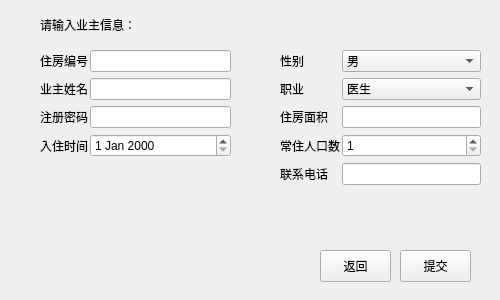
<?xml version="1.0" encoding="UTF-8"?>
<ui version="4.0">
 <class>MainWindow</class>
 <widget class="QMainWindow" name="MainWindow">
  <property name="geometry">
   <rect>
    <x>0</x>
    <y>0</y>
    <width>500</width>
    <height>300</height>
   </rect>
  </property>
  <property name="minimumSize">
   <size>
    <width>500</width>
    <height>300</height>
   </size>
  </property>
  <property name="maximumSize">
   <size>
    <width>500</width>
    <height>300</height>
   </size>
  </property>
  <property name="windowTitle">
   <string>MainWindow</string>
  </property>
  <widget class="QWidget" name="centralwidget">
   <widget class="QWidget" name="formLayoutWidget">
    <property name="geometry">
     <rect>
      <x>40</x>
      <y>50</y>
      <width>191</width>
      <height>147</height>
     </rect>
    </property>
    <layout class="QFormLayout" name="formLayout">
     <property name="formAlignment">
      <set>Qt::AlignHCenter|Qt::AlignTop</set>
     </property>
     <property name="horizontalSpacing">
      <number>2</number>
     </property>
     <property name="topMargin">
      <number>0</number>
     </property>
     <item row="0" column="0">
      <widget class="QLabel" name="Label_1">
       <property name="text">
        <string>住房编号</string>
       </property>
      </widget>
     </item>
     <item row="0" column="1">
      <widget class="QLineEdit" name="house_id">
       <property name="maximumSize">
        <size>
         <width>16777210</width>
         <height>16777215</height>
        </size>
       </property>
       <property name="maxLength">
        <number>16</number>
       </property>
      </widget>
     </item>
     <item row="1" column="0">
      <widget class="QLabel" name="Label_2">
       <property name="text">
        <string>业主姓名</string>
       </property>
      </widget>
     </item>
     <item row="1" column="1">
      <widget class="QLineEdit" name="name">
       <property name="maxLength">
        <number>16</number>
       </property>
      </widget>
     </item>
     <item row="2" column="0">
      <widget class="QLabel" name="Label_3">
       <property name="text">
        <string>注册密码</string>
       </property>
      </widget>
     </item>
     <item row="2" column="1">
      <widget class="QLineEdit" name="password">
       <property name="maxLength">
        <number>16</number>
       </property>
      </widget>
     </item>
     <item row="3" column="0">
      <widget class="QLabel" name="Label_4">
       <property name="text">
        <string>入住时间</string>
       </property>
      </widget>
     </item>
     <item row="3" column="1">
      <widget class="QDateEdit" name="start_date"/>
     </item>
    </layout>
   </widget>
   <widget class="QWidget" name="formLayoutWidget_2">
    <property name="geometry">
     <rect>
      <x>280</x>
      <y>50</y>
      <width>201</width>
      <height>178</height>
     </rect>
    </property>
    <layout class="QFormLayout" name="formLayout_2">
     <property name="formAlignment">
      <set>Qt::AlignHCenter|Qt::AlignTop</set>
     </property>
     <property name="horizontalSpacing">
      <number>2</number>
     </property>
     <property name="topMargin">
      <number>0</number>
     </property>
     <item row="0" column="1">
      <widget class="QComboBox" name="gender">
       <property name="editable">
        <bool>false</bool>
       </property>
       <property name="currentText">
        <string>女</string>
       </property>
       <property name="placeholderText">
        <string notr="true"/>
       </property>
       <property name="duplicatesEnabled">
        <bool>false</bool>
       </property>
       <item>
        <property name="text">
         <string>男</string>
        </property>
       </item>
       <item>
        <property name="text">
         <string>女</string>
        </property>
       </item>
      </widget>
     </item>
     <item row="1" column="0">
      <widget class="QLabel" name="Label_6">
       <property name="text">
        <string>职业</string>
       </property>
      </widget>
     </item>
     <item row="2" column="0">
      <widget class="QLabel" name="Label_7">
       <property name="text">
        <string>住房面积</string>
       </property>
      </widget>
     </item>
     <item row="2" column="1">
      <widget class="QLineEdit" name="area">
       <property name="maxLength">
        <number>8</number>
       </property>
      </widget>
     </item>
     <item row="3" column="0">
      <widget class="QLabel" name="Label_8">
       <property name="text">
        <string>常住人口数</string>
       </property>
      </widget>
     </item>
     <item row="3" column="1">
      <widget class="QSpinBox" name="population">
       <property name="minimum">
        <number>1</number>
       </property>
       <property name="maximum">
        <number>8</number>
       </property>
      </widget>
     </item>
     <item row="4" column="0">
      <widget class="QLabel" name="Label_9">
       <property name="text">
        <string>联系电话</string>
       </property>
      </widget>
     </item>
     <item row="4" column="1">
      <widget class="QLineEdit" name="phone">
       <property name="maxLength">
        <number>18</number>
       </property>
      </widget>
     </item>
     <item row="0" column="0">
      <widget class="QLabel" name="Label_5">
       <property name="text">
        <string>性别</string>
       </property>
      </widget>
     </item>
     <item row="1" column="1">
      <widget class="QComboBox" name="profession">
       <item>
        <property name="text">
         <string>医生</string>
        </property>
       </item>
       <item>
        <property name="text">
         <string>教师</string>
        </property>
       </item>
       <item>
        <property name="text">
         <string>工人</string>
        </property>
       </item>
       <item>
        <property name="text">
         <string>学生</string>
        </property>
       </item>
       <item>
        <property name="text">
         <string>其他</string>
        </property>
       </item>
      </widget>
     </item>
    </layout>
   </widget>
   <widget class="QLabel" name="label">
    <property name="geometry">
     <rect>
      <x>40</x>
      <y>10</y>
      <width>120</width>
      <height>30</height>
     </rect>
    </property>
    <property name="text">
     <string>请输入业主信息：</string>
    </property>
    <property name="wordWrap">
     <bool>false</bool>
    </property>
   </widget>
   <widget class="QPushButton" name="cancel">
    <property name="geometry">
     <rect>
      <x>320</x>
      <y>250</y>
      <width>71</width>
      <height>32</height>
     </rect>
    </property>
    <property name="text">
     <string>返回</string>
    </property>
   </widget>
   <widget class="QPushButton" name="submit">
    <property name="geometry">
     <rect>
      <x>400</x>
      <y>250</y>
      <width>71</width>
      <height>32</height>
     </rect>
    </property>
    <property name="text">
     <string>提交</string>
    </property>
   </widget>
  </widget>
 </widget>
 <resources/>
 <connections/>
</ui>
